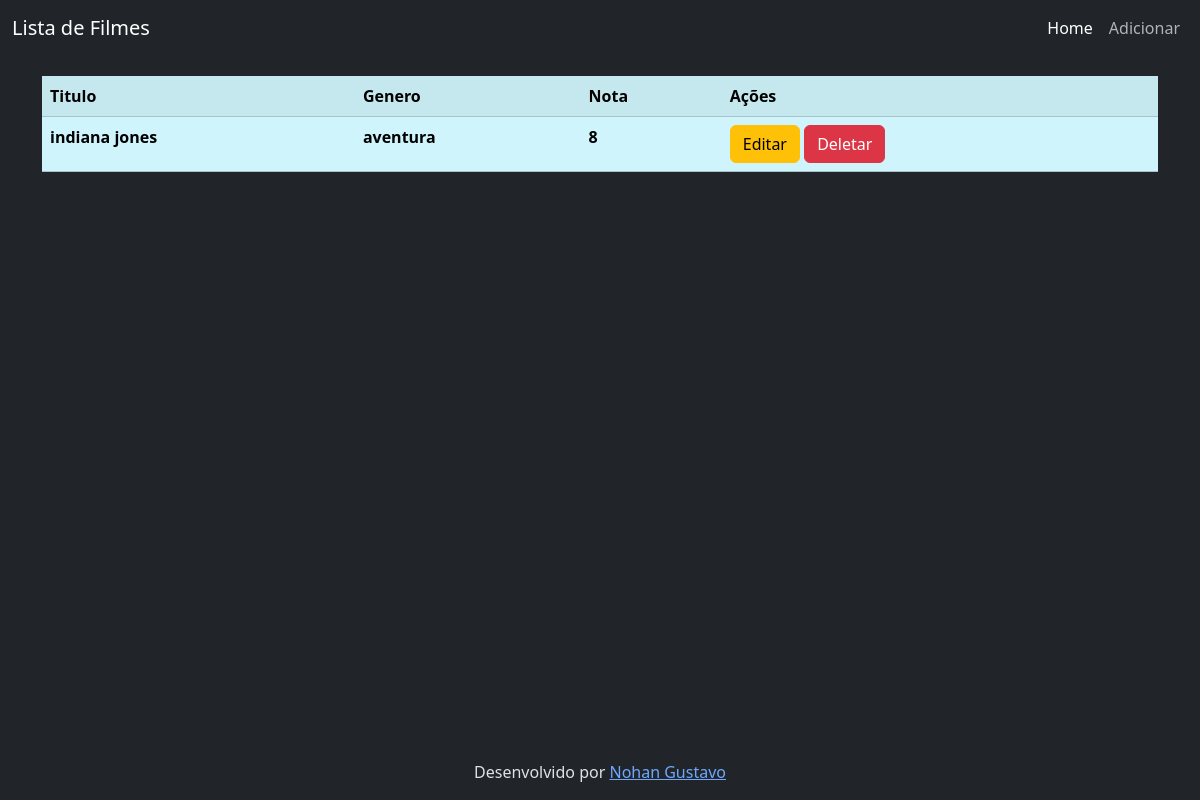
Before: / with the older database file.
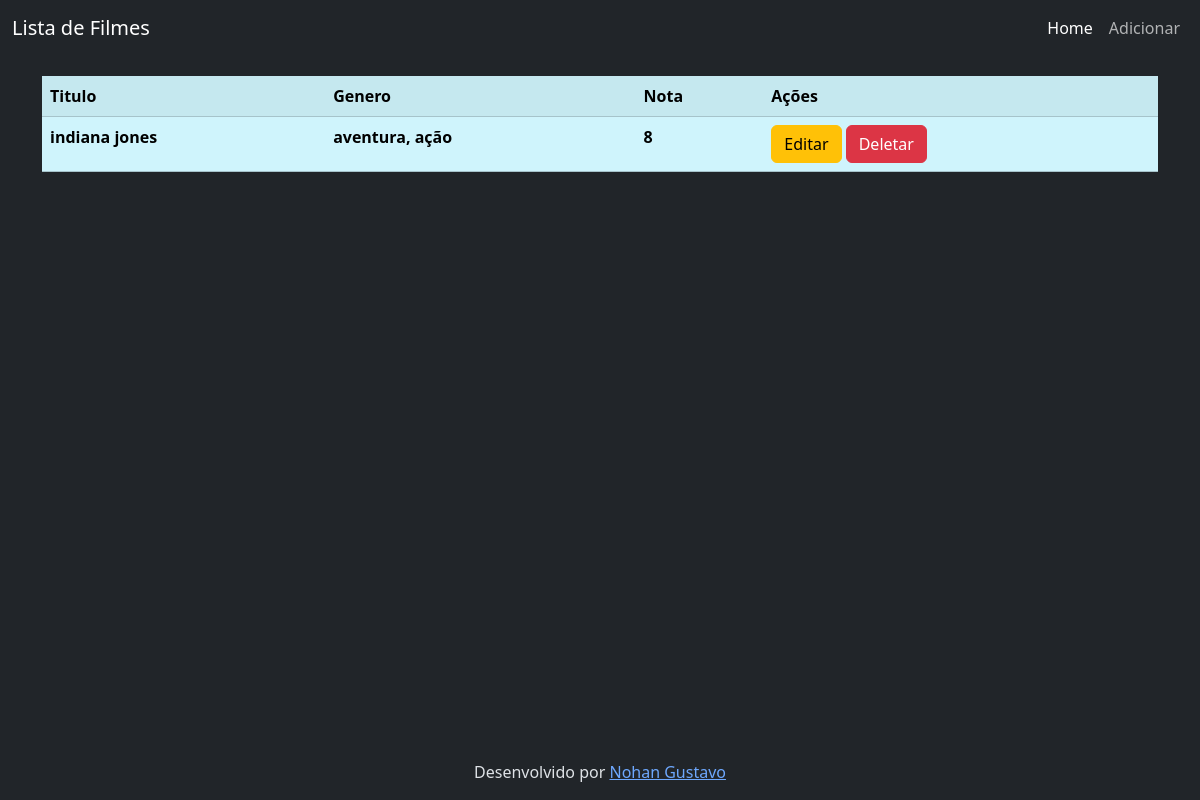
After: the same page with the newer database file.
### tables this page shows
CREATE TABLE filmes(
        id INTEGER PRIMARY KEY AUTOINCREMENT,
        titulo TEXT NOT NULL,
        genero TEXT NOT NULL,
        nota INTEGER
    );

### app.py (the view)
@app.route('/')
def HomePage():
    conn = pega_connetion()
    filmes = conn.execute('SELECT * FROM filmes').fetchall()
    conn.close()
    return render_template('index.html', filmes=filmes)

### app.py (called while the page is built)
def pega_connetion():
    conn = sqlite3.connect('filmes.db')
    conn.row_factory = sqlite3.Row
    return conn

### templates/index.html
{% extends 'base.html' %}
{% block content %}
    <table class="table table-info table-striped fw-bold">
        <tr>
            <th>Titulo</th>
            <th>Genero</th>
            <th>Nota</th>
            <th>Ações</th>
        </tr>
        {% for filme in filmes %}
        <tr>
            <td>{{ filme['titulo'] }}</td>
            <td>{{ filme['genero'] }}</td>
            <td>{{ filme['nota'] }}</td>
            <td>
                <a href="/editar/{{ filme['id'] }}" class="btn btn-warning">Editar</a>
                <a href="/deletar/{{ filme['id'] }}" class="btn btn-danger">Deletar</a>
            </td>
        </tr>
        {% endfor %}
    </table>
{% endblock %}

### templates/base.html (shortened to what this page needs)
<!DOCTYPE html>
<html lang="pt-br" data-bs-theme="dark">
<head>
    <link href="https://cdn.jsdelivr.net/npm/bootstrap@5.3.6/dist/css/bootstrap.min.css" rel="stylesheet">
    <link rel="stylesheet" href="../static/style.css">
</head>
<body>
    <header>
        <nav class="navbar navbar-expand-lg bg-body">
            <div class="container-fluid">
                <a class="navbar-brand" href="/">Lista de Filmes</a>
                <div class="collapse navbar-collapse justify-content-end" id="navbarNav">
                <ul class="navbar-nav">
                    <li class="nav-item">
                    <a class="nav-link active" aria-current="page" href="/">Home</a>
                    </li>
                    <li class="nav-item">
                    <a class="nav-link" href="/adicionar">Adicionar</a>
                    </li>
                </ul>
                </div>
            </div>
        </nav>
    </header>
    <main class="container d-flex justify-content-center">
        {% block content %}
        {% endblock %}
    </main>
    <footer class="footer">
        <p>Desenvolvido por <a href="#">Nohan Gustavo</a></p>
    </footer>
</body>
</html>

### static/style.css (style rules this page uses)
main { margin: 20px 0px; }
.footer { position: fixed; left: 0; bottom: 0; width: 100%; text-align: center; }

Changed rows visible on the page:
changed filmes "indiana jones": genero "aventura" → "aventura, ação"
